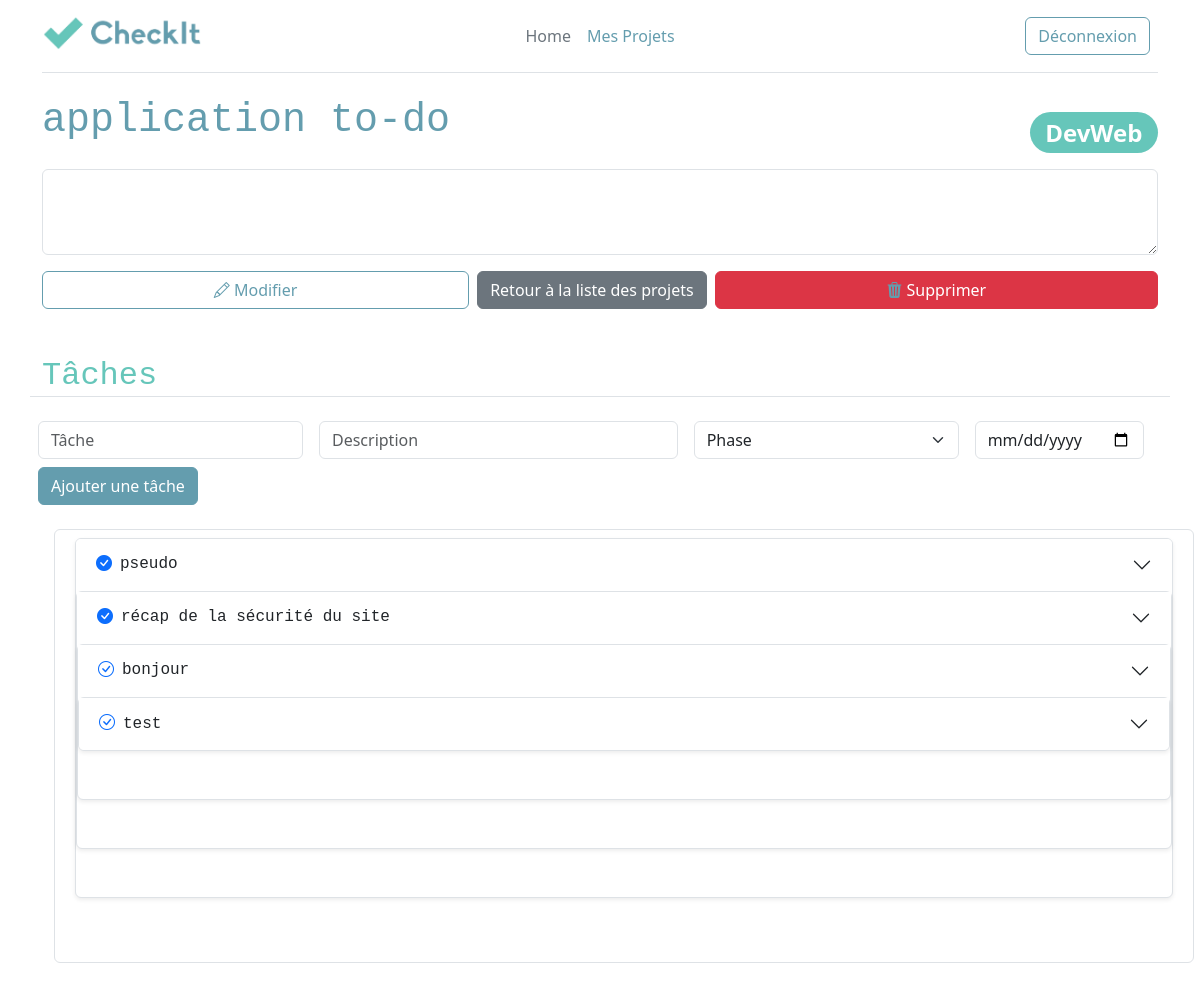
/show-project.php?id=4 (signed in), run on the app's committed database.
### tables this page shows
CREATE TABLE `project` (
  `id` int unsigned NOT NULL AUTO_INCREMENT,
  `title` varchar(100) NOT NULL,
  `needs` longtext NOT NULL,
  `domain_id` int unsigned NOT NULL,
  `user_id` int unsigned NOT NULL,
  PRIMARY KEY (`id`),
  KEY `user_id` (`user_id`),
  KEY `domain_id` (`domain_id`),
  CONSTRAINT `project_ibfk_1` FOREIGN KEY (`user_id`) REFERENCES `user` (`id`) ON DELETE RESTRICT ON UPDATE RESTRICT,
  CONSTRAINT `project_ibfk_2` FOREIGN KEY (`domain_id`) REFERENCES `domain` (`id`) ON DELETE RESTRICT ON UPDATE RESTRICT
);

CREATE TABLE `domain` (
  `id` int unsigned NOT NULL AUTO_INCREMENT,
  `name` varchar(100) NOT NULL,
  `icon` varchar(100) NOT NULL,
  PRIMARY KEY (`id`)
);

CREATE TABLE `task` (
  `id` int unsigned NOT NULL AUTO_INCREMENT,
  `name` varchar(100) NOT NULL,
  `phase` enum('Analyse','Conception','Programmation','Déploiement') NOT NULL,
  `deadline` date DEFAULT NULL,
  `status` tinyint(1) NOT NULL,
  `description` text NOT NULL,
  `project_id` int unsigned NOT NULL,
  PRIMARY KEY (`id`),
  KEY `project_id` (`project_id`),
  CONSTRAINT `task_ibfk_1` FOREIGN KEY (`project_id`) REFERENCES `project` (`id`) ON DELETE RESTRICT ON UPDATE RESTRICT
);

### src/project.php (called while the page is built, shortened)
<?php
function getProjectById(PDO $pdo, int $id): array|bool
{
    $query = $pdo->prepare('
        SELECT project.*, domain.name AS domain_name
        FROM project
        JOIN domain ON project.domain_id = domain.id
        WHERE project.id = :id
    ');
    $query->bindValue(':id', $id, PDO::PARAM_INT);
    $query->execute();
    return $query->fetch(PDO::FETCH_ASSOC);
}

### src/task.php (called while the page is built, shortened)
<?php
  require_once 'pdo.php';
  require_once 'project.php';
  function getProjectTasks(PDO $pdo, int $id): array
  {
      $stmt = $pdo->prepare("SELECT * FROM task WHERE project_id = :id ORDER BY deadline ASC");
      $stmt->bindValue(':id', $id, PDO::PARAM_INT);
      $stmt->execute();
      return $stmt->fetchAll(PDO::FETCH_ASSOC);
  }

### public/show-project.php (the view, shortened to what this page needs)
<?php
require_once '/../templates/header.php';
require_once '/../src/pdo.php';
require_once '/../src/project.php';
require_once '/../src/task.php';
$project_id = (int)$_GET['id'];
$project = getProjectById($pdo, $project_id);
$tasks = getProjectTasks($pdo, $project_id);
?>
<div class="container">
  <div class="d-flex justify-content-between align-items-end mt-2">
    <h1><?= htmlspecialchars($project['title']) ?></h1>
    <span class="badge rounded-pill text-bg-primary fs-4">
      <?= htmlspecialchars($project['domain_name'] ?? 'Domaine inconnu') ?>
    </span>
  </div>
  <div class="row mt-3 mb-2">
    <div class="col-12">
      <textarea name="needs" class="form-control" rows="3"><?= htmlspecialchars($project['needs']); ?></textarea>
    </div>
  </div>
  <div class="d-flex justify-content-between align-items-center mt-3 flex-column flex-md-row gap-2">
    <div class="d-flex gap-2 flex-column flex-sm-row w-100 w-md-auto">
      <a href="edit-project.php?id=<?= $project_id ?>" class="btn btn-outline-primary flex-fill">
        <i class="bi bi-pencil"></i> Modifier
      </a>
      <a href="mes-projets.php" class="btn btn-secondary mt-2 mt-md-0">
      Retour à la liste des projets
      </a>
      <form method="post" action="" onsubmit="return confirm('Êtes-vous sûr de vouloir supprimer ce projet ?');" style="margin:0;" class="flex-fill">
        <button type="submit" class="btn btn-danger w-100">
          <i class="bi bi-trash3-fill"></i> Supprimer
        </button>
      </form>
    </div>
  </div>
  <div class="row mt-3">
    <h2 class="border-bottom pt-3 mt-3">Tâches</h2>
      <form method="post" class="row gy-2 gx-3 align-items-center">
        <div class="col-md-3"><input type="text" name="name" placeholder="Tâche" class="form-control" required></div>
        <div class="col-md-4"><input type="textarea" name="description" placeholder="Description" class="form-control"></div>
        <div class="col-md-3">
          <select name="phase" class="form-select">
            <option value="">Phase</option>
          </select>
        </div>
        <div class="col-md-auto"><input type="date" name="deadline" class="form-control"></div>
        <div class="col-md-auto"><input type="submit" name="saveTask" value="Ajouter une tâche" class="btn btn-primary"></div>
      </form>
      <div class="row m-4 border rounded p-2">
        <div class="accordion mb-2" id="accordionTasks">
          <?php foreach ($tasks as $task) { ?>
            <div class="accordion-item border rounded shadow-sm mb-5">
              <h2 class="accordion-header" id="heading-<?= $task['id'] ?>">
              <button class="accordion-button collapsed" type="button" data-bs-toggle="collapse" data-bs-target="#collapse-item-<?= $task['id'] ?>" aria-expanded="false" aria-controls="collapseOne">
                <a class="me-2" href="?id=<?=$_GET['id']?>&action=updateTaskStatus&task_id=<?=$task['id'] ?>&status=<?=!$task['status'] ?>"><i class="bi bi-check-circle<?=($task['status'] ? '-fill' : '')?>"></i></a>
                <?= $task['name'] ?>
              </button>
              </h2>
            </div>
          <?php } ?>
        </div>
      </div>

### data on the page
project: title "application to-do", domain.name "DevWeb"
task: status 1 (drawn), name "pseudo"
task: status 1 (drawn), name "récap de la sécurité du site"
task: status 0 (drawn), name "bonjour"
task: status 0 (drawn), name "test"
